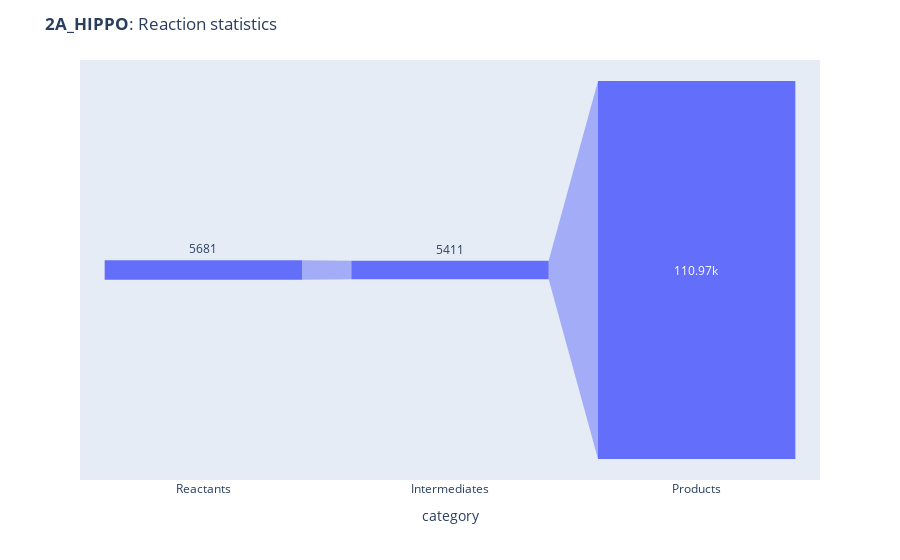

Write notebook code for a chart like this one.
### Markdown cell above
## Check elabs

### Code cell
animal.plot_reaction_funnel(logo=False)

### Figure 1 — Plotly figure (JSON) as saved in the notebook; plotly's stock layout.template omitted (floating-point values rounded to 4 significant figures)
{"data": [{"hovertemplate": "category=%{x}<br>number=%{y}<extra></extra>", "legendgroup": "", "marker": {"color": "#636efa"}, "name": "", "orientation": "v", "showlegend": false, "type": "funnel", "x": ["Reactants", "Intermediates", "Products"], "xaxis": "x", "y": [5681, 5411, 110970], "yaxis": "y"}], "layout": {"autosize": true, "legend": {"tracegroupgap": 0}, "margin": {"t": 60}, "title": {"automargin": false, "text": "<b>2A_HIPPO</b>: Reaction statistics", "yref": "container"}, "xaxis": {"anchor": "y", "autorange": true, "domain": [0, 1], "range": [-0.5, 2.5], "title": {"text": "category"}, "type": "category"}, "yaxis": {"anchor": "x", "autorange": true, "domain": [0, 1], "range": [-61650, 61650], "title": {"text": "number"}, "type": "linear"}}}
